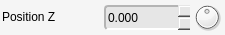
         <widget class="QFrame" name="positionZ">
          <property name="minimumSize">
           <size>
            <width>225</width>
            <height>35</height>
           </size>
          </property>
          <property name="maximumSize">
           <size>
            <width>225</width>
            <height>35</height>
           </size>
          </property>
          <property name="styleSheet">
           <string notr="true">background-color: rgb(245, 245, 245);
border-radius: 4px;</string>
          </property>
          <property name="frameShape">
           <enum>QFrame::NoFrame</enum>
          </property>
          <property name="frameShadow">
           <enum>QFrame::Plain</enum>
          </property>
          <property name="lineWidth">
           <number>0</number>
          </property>
          <widget class="QLabel" name="positionZ_lbl">
           <property name="geometry">
            <rect>
             <x>2</x>
             <y>2</y>
             <width>100</width>
             <height>30</height>
            </rect>
           </property>
           <property name="sizePolicy">
            <sizepolicy hsizetype="Fixed" vsizetype="Fixed">
             <horstretch>0</horstretch>
             <verstretch>0</verstretch>
            </sizepolicy>
           </property>
           <property name="minimumSize">
            <size>
             <width>100</width>
             <height>30</height>
            </size>
           </property>
           <property name="maximumSize">
            <size>
             <width>100</width>
             <height>30</height>
            </size>
           </property>
           <property name="font">
            <font>
             <weight>50</weight>
             <bold>false</bold>
            </font>
           </property>
           <property name="styleSheet">
            <string notr="true">border-width: 0px;</string>
           </property>
           <property name="text">
            <string>Position Z</string>
           </property>
           <property name="margin">
            <number>1</number>
           </property>
          </widget>
          <widget class="QDoubleSpinBox" name="positionZ_value">
           <property name="geometry">
            <rect>
             <x>104</x>
             <y>5</y>
             <width>86</width>
             <height>25</height>
            </rect>
           </property>
           <property name="sizePolicy">
            <sizepolicy hsizetype="Fixed" vsizetype="Fixed">
             <horstretch>0</horstretch>
             <verstretch>0</verstretch>
            </sizepolicy>
           </property>
           <property name="minimumSize">
            <size>
             <width>86</width>
             <height>25</height>
            </size>
           </property>
           <property name="maximumSize">
            <size>
             <width>86</width>
             <height>25</height>
            </size>
           </property>
           <property name="styleSheet">
            <string notr="true">background-color: rgb(230, 230, 230);
border-top-color: rgb(180, 180, 180);
border-left-color: rgb(180, 180, 180);
border-bottom-color: rgb(255, 255, 255);
border-right-color: rgb(255, 255, 255);
border-style: solid;
border-width: 2px;</string>
           </property>
           <property name="frame">
            <bool>false</bool>
           </property>
           <property name="buttonSymbols">
            <enum>QAbstractSpinBox::UpDownArrows</enum>
           </property>
           <property name="decimals">
            <number>3</number>
           </property>
           <property name="minimum">
            <double>-9999.000000000000000</double>
           </property>
           <property name="maximum">
            <double>9999.000000000000000</double>
           </property>
           <property name="singleStep">
            <double>0.050000000000000</double>
           </property>
          </widget>
          <widget class="QDial" name="positionZ_dial">
           <property name="geometry">
            <rect>
             <x>192</x>
             <y>2</y>
             <width>30</width>
             <height>30</height>
            </rect>
           </property>
           <property name="sizePolicy">
            <sizepolicy hsizetype="Fixed" vsizetype="Fixed">
             <horstretch>0</horstretch>
             <verstretch>0</verstretch>
            </sizepolicy>
           </property>
           <property name="minimumSize">
            <size>
             <width>30</width>
             <height>30</height>
            </size>
           </property>
           <property name="maximumSize">
            <size>
             <width>30</width>
             <height>30</height>
            </size>
           </property>
           <property name="styleSheet">
            <string notr="true">border-width: 0px;</string>
           </property>
           <property name="minimum">
            <number>-10000</number>
           </property>
           <property name="maximum">
            <number>10000</number>
           </property>
          </widget>
         </widget>
